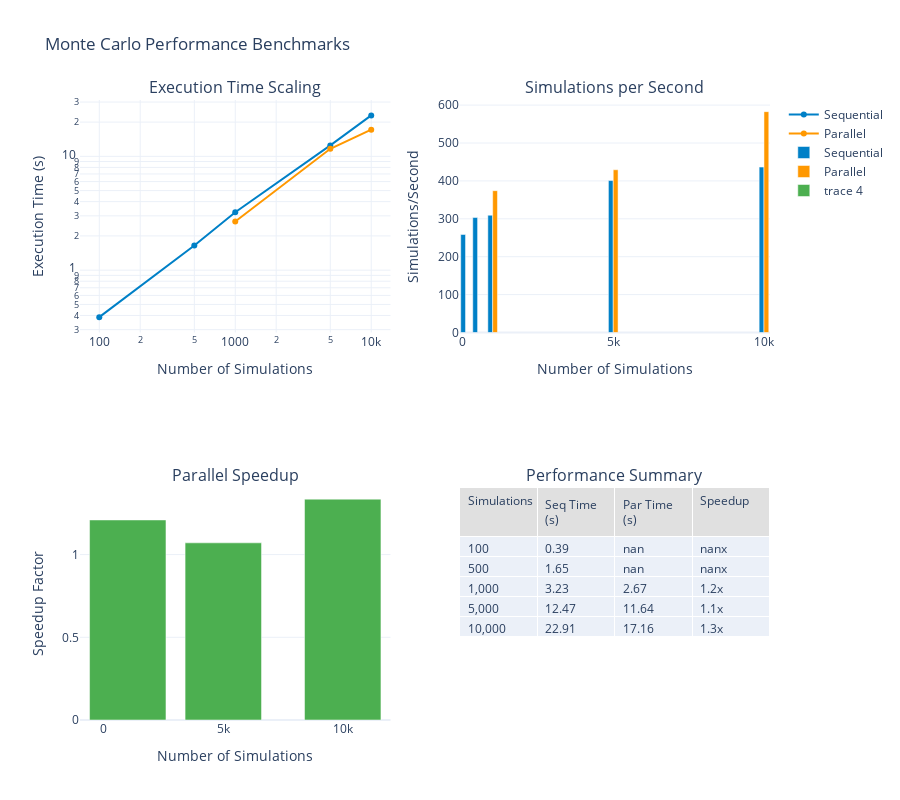

Notebook code cell kept with this figure:
### Markdown cell above
## 2. Performance Benchmarking

### Code cell
def benchmark_performance():
    """Benchmark Monte Carlo engine performance."""
    
    simulation_sizes = [100, 500, 1000, 5000, 10000]
    results = []
    
    for n_sims in simulation_sizes:
        # Sequential run
        engine_seq = setup_simulation_engine(n_simulations=n_sims, parallel=False)
        
        print(f"\nRunning {n_sims:,} simulations (sequential)...")
        start_time = time.time()
        results_seq = engine_seq.run()
        seq_time = time.time() - start_time
        
        # Parallel run (if n_sims >= 1000)
        if n_sims >= 1000:
            engine_par = setup_simulation_engine(n_simulations=n_sims, parallel=True)
            
            print(f"Running {n_sims:,} simulations (parallel)...")
            start_time = time.time()
            results_par = engine_par.run()
            par_time = time.time() - start_time
            
            speedup = seq_time / par_time if par_time > 0 else 1.0
        else:
            par_time = None
            speedup = None
        
        results.append({
            'n_simulations': n_sims,
            'sequential_time': seq_time,
            'parallel_time': par_time,
            'speedup': speedup,
            'sims_per_second_seq': n_sims / seq_time if seq_time > 0 else 0,
            'sims_per_second_par': n_sims / par_time if par_time else None
        })
    
    perf_df = pd.DataFrame(results)
    
    # Create performance visualization
    fig = make_subplots(
        rows=2, cols=2,
        subplot_titles=(
            'Execution Time Scaling',
            'Simulations per Second',
            'Parallel Speedup',
            'Performance Summary'
        ),
        specs=[
            [{'type': 'scatter'}, {'type': 'bar'}],
            [{'type': 'bar'}, {'type': 'table'}]
        ]
    )
    
    # Execution time scaling
    fig.add_trace(
        go.Scatter(
            x=perf_df['n_simulations'],
            y=perf_df['sequential_time'],
            mode='lines+markers',
            name='Sequential',
            line=dict(color=WSJ_COLORS['blue'], width=2)
        ),
        row=1, col=1
    )
    
    if perf_df['parallel_time'].notna().any():
        fig.add_trace(
            go.Scatter(
                x=perf_df[perf_df['parallel_time'].notna()]['n_simulations'],
                y=perf_df[perf_df['parallel_time'].notna()]['parallel_time'],
                mode='lines+markers',
                name='Parallel',
                line=dict(color=WSJ_COLORS['orange'], width=2)
            ),
            row=1, col=1
        )
    
    # Simulations per second
    fig.add_trace(
        go.Bar(
            x=perf_df['n_simulations'],
            y=perf_df['sims_per_second_seq'],
            name='Sequential',
            marker_color=WSJ_COLORS['blue']
        ),
        row=1, col=2
    )
    
    if perf_df['sims_per_second_par'].notna().any():
        fig.add_trace(
            go.Bar(
                x=perf_df[perf_df['sims_per_second_par'].notna()]['n_simulations'],
                y=perf_df[perf_df['sims_per_second_par'].notna()]['sims_per_second_par'],
                name='Parallel',
                marker_color=WSJ_COLORS['orange']
            ),
            row=1, col=2
        )
    
    # Parallel speedup
    if perf_df['speedup'].notna().any():
        fig.add_trace(
            go.Bar(
                x=perf_df[perf_df['speedup'].notna()]['n_simulations'],
                y=perf_df[perf_df['speedup'].notna()]['speedup'],
                marker_color=WSJ_COLORS['green']
            ),
            row=2, col=1
        )
    
    # Performance summary table
    fig.add_trace(
        go.Table(
            header=dict(
                values=['Simulations', 'Seq Time (s)', 'Par Time (s)', 'Speedup'],
                fill_color=WSJ_COLORS['light_gray'],
                align='left'
            ),
            cells=dict(
                values=[
                    [f'{x:,}' for x in perf_df['n_simulations']],
                    [f'{x:.2f}' for x in perf_df['sequential_time']],
                    [f'{x:.2f}' if x else '-' for x in perf_df['parallel_time']],
                    [f'{x:.1f}x' if x else '-' for x in perf_df['speedup']]
                ],
                align='left'
            )
        ),
        row=2, col=2
    )
    
    # Update layout
    fig.update_layout(
        height=800,
        showlegend=True,
        title_text="Monte Carlo Performance Benchmarks",
        template='plotly_white',
        barmode='group'
    )
    
    fig.update_xaxes(title_text="Number of Simulations", row=1, col=1, type='log')
    fig.update_xaxes(title_text="Number of Simulations", row=1, col=2)
    fig.update_xaxes(title_text="Number of Simulations", row=2, col=1)
    
    fig.update_yaxes(title_text="Execution Time (s)", row=1, col=1, type='log')
    fig.update_yaxes(title_text="Simulations/Second", row=1, col=2)
    fig.update_yaxes(title_text="Speedup Factor", row=2, col=1)
    
    fig.show()
    
    print("\nPerformance Summary:")
    print("="*70)
    print(perf_df.to_string(index=False))
    
    # Check if we meet performance targets
    if 10000 in perf_df['n_simulations'].values:
        idx_10k = perf_df[perf_df['n_simulations'] == 10000].index[0]
        time_10k = perf_df.loc[idx_10k, 'parallel_time'] or perf_df.loc[idx_10k, 'sequential_time']
        
        print(f"\n10K simulations completed in {time_10k:.2f}s")
        if time_10k < 10:
            print("✓ Performance target met: < 10s for 10K simulations")
        else:
            print("✗ Performance target not met (target: < 10s)")

# Run benchmarks
benchmark_performance()

### Figure 1 — Plotly figure (JSON) as saved in the notebook; plotly's stock layout.template omitted (floating-point values rounded to 4 significant figures)
{"data": [{"line": {"color": "#0080C7", "width": 2}, "mode": "lines+markers", "name": "Sequential", "type": "scatter", "x": [100, 500, 1000, 5000, 10000], "xaxis": "x", "y": [0.3866, 1.648, 3.232, 12.47, 22.91], "yaxis": "y"}, {"line": {"color": "#FF9800", "width": 2}, "mode": "lines+markers", "name": "Parallel", "type": "scatter", "x": [1000, 5000, 10000], "xaxis": "x", "y": [2.672, 11.64, 17.16], "yaxis": "y"}, {"marker": {"color": "#0080C7"}, "name": "Sequential", "type": "bar", "x": [100, 500, 1000, 5000, 10000], "xaxis": "x2", "y": [258.7, 303.4, 309.4, 400.9, 436.4], "yaxis": "y2"}, {"marker": {"color": "#FF9800"}, "name": "Parallel", "type": "bar", "x": [1000, 5000, 10000], "xaxis": "x2", "y": [374.2, 429.4, 582.8], "yaxis": "y2"}, {"marker": {"color": "#4CAF50"}, "type": "bar", "x": [1000, 5000, 10000], "xaxis": "x3", "y": [1.209, 1.071, 1.335], "yaxis": "y3"}, {"cells": {"align": "left", "values": [["100", "500", "1,000", "5,000", "10,000"], ["0.39", "1.65", "3.23", "12.47", "22.91"], ["nan", "nan", "2.67", "11.64", "17.16"], ["nanx", "nanx", "1.2x", "1.1x", "1.3x"]]}, "domain": {"x": [0.55, 1], "y": [0, 0.375]}, "header": {"align": "left", "fill": {"color": "#E0E0E0"}, "values": ["Simulations", "Seq Time (s)", "Par Time (s)", "Speedup"]}, "type": "table"}], "layout": {"annotations": [{"font": {"size": 16}, "showarrow": false, "text": "Execution Time Scaling", "x": 0.225, "xanchor": "center", "xref": "paper", "y": 1, "yanchor": "bottom", "yref": "paper"}, {"font": {"size": 16}, "showarrow": false, "text": "Simulations per Second", "x": 0.775, "xanchor": "center", "xref": "paper", "y": 1, "yanchor": "bottom", "yref": "paper"}, {"font": {"size": 16}, "showarrow": false, "text": "Parallel Speedup", "x": 0.225, "xanchor": "center", "xref": "paper", "y": 0.375, "yanchor": "bottom", "yref": "paper"}, {"font": {"size": 16}, "showarrow": false, "text": "Performance Summary", "x": 0.775, "xanchor": "center", "xref": "paper", "y": 0.375, "yanchor": "bottom", "yref": "paper"}], "barmode": "group", "height": 800, "showlegend": true, "title": {"text": "Monte Carlo Performance Benchmarks"}, "xaxis": {"anchor": "y", "domain": [0, 0.45], "title": {"text": "Number of Simulations"}, "type": "log"}, "xaxis2": {"anchor": "y2", "domain": [0.55, 1], "title": {"text": "Number of Simulations"}}, "xaxis3": {"anchor": "y3", "domain": [0, 0.45], "title": {"text": "Number of Simulations"}}, "yaxis": {"anchor": "x", "domain": [0.625, 1], "title": {"text": "Execution Time (s)"}, "type": "log"}, "yaxis2": {"anchor": "x2", "domain": [0.625, 1], "title": {"text": "Simulations/Second"}}, "yaxis3": {"anchor": "x3", "domain": [0, 0.375], "title": {"text": "Speedup Factor"}}}}
